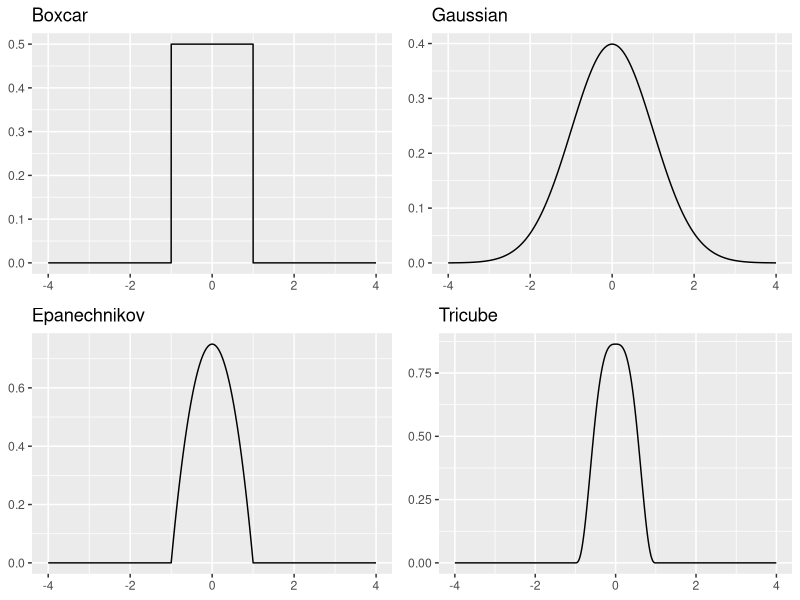

Recreate this plot in R.
library(ggpubr)
library(MASS)
library(tidyverse)

# Q1
q1 <- runif(10000, -4, 4)
plot_1 <- 
  tibble(x = q1, y = 0.5*(abs(q1) <= 1)) %>% 
  ggplot(aes(x = x, y = y)) + 
  geom_line() +
  labs(title = "Boxcar") +
  theme(axis.title= element_blank())

plot_2 <- 
  tibble(x = q1, y = (1/sqrt(2*pi))*exp((-q1^2)/2)) %>% 
  ggplot(aes(x = x, y = y)) + 
  geom_line() +
  labs(title = "Gaussian") +
  theme(axis.title= element_blank())
 
plot_3 <- 
  tibble(x = q1, y = (3/4)*(1-q1^2)*(abs(q1) <= 1)) %>% 
  ggplot(aes(x = x, y = y)) + 
  geom_line() +
  labs(title = "Epanechnikov") +
  theme(axis.title= element_blank())

plot_4 <- 
  tibble(x = q1, y = (70/81)*((1-abs(q1)^3)^3)*(abs(q1) <= 1)) %>% 
  ggplot(aes(x = x, y = y)) + 
  geom_line() +
  labs(title = "Tricube") +
  theme(axis.title= element_blank())

ggarrange(plot_1, plot_2, plot_3, plot_4)




# Q2(a) Write a function called neg_log_like_Gamma with inputs theta and x that returns the value of the
# negative of the log-likelihood function evaluated at theta = (alpha, beta) given the data x.
# Setting
set.seed(1)
alpha <- 1.5
beta <- 2
n <- 10000

# Simulation
x <-rgamma(n, alpha ,beta)

## The negative of the log likelihood function
neg_log_like_Gamma <- function(theta, x){
 alpha <- theta[1]
 beta <-theta[2]
 n <- length(x)
 log_like_Gamma <- n*alpha*log(beta)-n*log(gamma(alpha))+(alpha-1)*sum(log(x))-beta*sum(x)
 -log_like_Gamma
}

# Q2(b) Find the MLE of alpha and beta using optim, the function in Q2(a),
# Optimization
(est<- optim(par = runif(2, 0, 1), f= neg_log_like_Gamma, x = x, method = "L-BFGS-B")$par)

## [1] 1.522732 2.012783




# Q3(a) Write a function called neg_log_like_Pois with inputs beta, X and y that returns the value of the
# negative of the log-likelihood function evaluated at beta given the data X and y.
# Setting
set.seed(1)
beta <-c(0.3, 0.5, -0.5)
n <- 10000
p <-length(beta)-1

# Simulation
X <-cbind(1,matrix(runif(n*p), nrow = n, ncol = p))
y <-rpois(n,exp(X%*%beta))

## The negative of the log likelihood function
neg_log_like_Pois <- function(beta, X, y){
  beta_X <- beta[1] + beta[2]*X[,2] + beta[3]*X[,3]
  log_like_Pois <- sum(-exp(beta_X)+(beta_X)*y)
  -log_like_Pois
}

# Q3(b) Find the MLE of  using optim, the function in Q3(a), and the simulated data at the beginning of
# this question.
# Optimization
(beta_est <- optim(par = runif(3, 0, 1), f = neg_log_like_Pois, y = y, X = X, method = "BFGS")$par)

## [1]  0.2760096  0.5510931 -0.5262571




# Q4 Write a function called dedf (density of empirical distribution function) to compute the empirical
#  distribution function of the observation data at x. The inputs are x (a vector of length 1) and data (a vector
# of arbitrary length).
dedf <- function(x, data){
  n <- length(data)
  no_element_satisfied <- sum(data <= x)
  density <- no_element_satisfied/n
  density
}




# Q5
ks_ts <-function(x, y){
  u <- c(x, y)
  D <- rep(0, length(u))
  for (i in 1:length(u)){
    D[i] <- abs(dedf(u[i], x) - dedf(u[i], y))
  }
  max(D)
}




# Q6 write a function called plot_edf to create the following plot. The input
# is data (a vector of arbitrary length).
plot_edf <- function(data){
  x <- sort(data)
  y <- c(0, rep(0, length(x)))
  for (i in 1:length(x)){
    y[i+1] <- dedf(x[i], x)
  }
  xstart <- c(min(x)-x[2]+x[1], x)
  xend <- c(x, max(x)+x[2]-x[1])
  plot <- 
    ggplot() +
    geom_segment(aes(x = xstart, y = y, xend = xend, yend = y)) +
    geom_point(aes(x = x, y = y[y > min(y)])) +
    geom_point(aes(x = x, y = y[y < max(y)]), shape = 1) +
    labs(y = expression(F[n](x)), title = "Empirical Distribution Function")
  plot
}




# Q7 The specifications for a certain kind of ribbon call for a mean breaking strength of 185 pounds. If five
# pieces randomly selected from different rolls have breaking strengths of 171.6, 191.8, 178.3, 184.9, and 189.1
# pounds, test the null hypothesis μ = 185 pounds against the alternative hypothesis μ < 185 pounds at the
# 0.05 level of significance.
q7 <- c(171.6, 191.8, 178.3, 184.9, 189.1)
t.test(q7, mu = 185, alternative = "less")

## One Sample t-test
##
## data:  q7
## t = -0.50603, df = 4, p-value = 0.3197
## alternative hypothesis: true mean is less than 185
## 95 percent confidence interval:
##  -Inf 190.976
## sample estimates:
##  mean of x 
## 183.14 

## The p-value is > 0.05. We do not reject the null hypothesis that true mean is equal to 185.




# Q8 To study the durability of a new paint for white center lines, a highway department painted test
# strips across heavily traveled roads in eight different locations, and electronic counters showed that they
# deteriorated after having been crossed by (to the nearest hundred) 142,600, 167,800, 136,500, 108,300,
# 126,400, 133,700, 162,000, and 149,400 cars. Construct a 95% confidence interval for the average amount of
# traffic (car crossings) that this paint can withstand before it deteriorates.
q8 <- c(142600, 167800, 136500, 108300, 126400, 133700, 162000, 149400)
t.test(q8, conf.level = 0.95)$conf.int

## [1] 124762.1 156912.9
## attr(,"conf.level")
## [1] 0.95

## The 95% CI for the average amount of traffic is (124762.1, 156912.9).




# Q9 In a random sample, 35 of 400 persons given a flu vaccine experienced some discomfort. Construct a 95
# confidence interval for the true proportion of persons who will experience some discomfort from the vaccine.
no_discomfort <- 35
prop.test(no_discomfort, 400, p = no_discomfort/400 )$conf.int

## [1] 0.06358691 0.11926073
## attr(,"conf.level")
## [1] 0.95

## The 95% confidence interval for the true proportion of persons who will 
## experience some discomfort is (0.06358691 0.11926073).




# Q10
no_A <- c(232, 260, 197)
no_sample <-c(232+168, 260+240, 197+203)
prop.test(no_A, no_sample)

## 3-sample test for equality of proportions without continuity correction
## 
## data:  no_A out of no_sample
## X-squared = 6.4733, df = 2, p-value = 0.0393
## alternative hypothesis: two.sided
## sample estimates:
##  prop 1 prop 2 prop 3 
## 0.5800 0.5200 0.4925 

## p-value is < 0.05. We reject the null hypothesis that the three groups have the same proportion of shoppers favoring detergent A over detergent B.
## Therefore, we can conclude that not all true proportions are equal.

